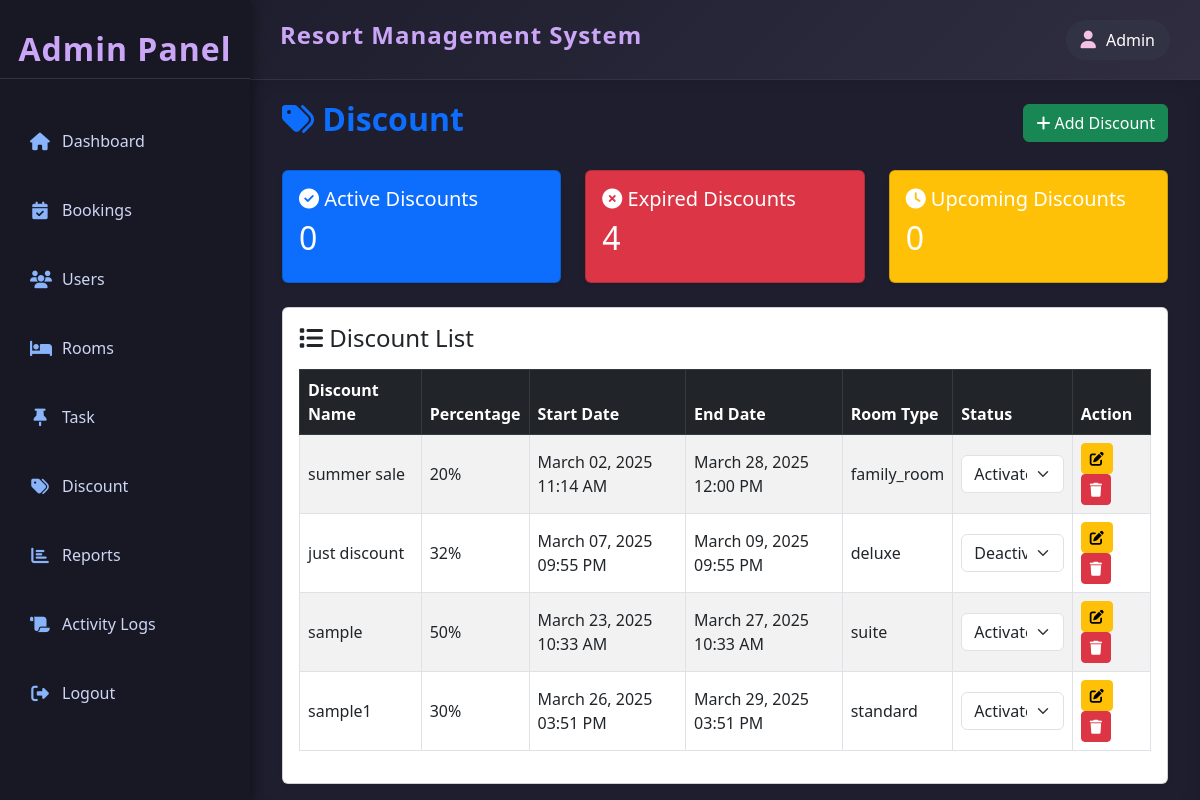
Screenshot of /admin/discount/index.php (signed in) with the database file from the repository.
### tables this page shows
CREATE TABLE IF NOT EXISTS `discount` (
  `discount_id` int(11) NOT NULL AUTO_INCREMENT,
  `discount_name` varchar(50) NOT NULL,
  `discount_percentage` int(11) NOT NULL,
  `discount_start` datetime NOT NULL,
  `discount_end` datetime NOT NULL,
  `discount_status` enum('activate','deactivate') NOT NULL,
  `applicable_room` enum('standard','single_room','deluxe','family_room','studio_room','suite') NOT NULL,
  `created_at` datetime NOT NULL DEFAULT current_timestamp(),
  `updated_at` datetime NOT NULL DEFAULT current_timestamp(),
  PRIMARY KEY (`discount_id`)
);

### admin/includes/system_update.php (called while the page is built, shortened)
<?php
$track_query="SELECT
(SELECT COUNT(*) FROM discount WHERE discount_start<=NOW() && discount_end>=NOW()) AS active_discount,
(SELECT COUNT(*) FROM discount WHERE discount_start<NOW() && discount_end<NOW()) AS expired_discount,
(SELECT COUNT(*) FROM discount WHERE discount_start>NOW() && discount_end>NOW()) AS upcoming_discount;";
?>

### admin/discount/index.php (the view, shortened to what this page needs)
<?php
include('../../resources/database/config.php');
include ('../includes/template.php');
include("../includes/system_update.php");
$discount="SELECT * FROM discount ";
$result=mysqli_query($conn,$discount);
$track_result=mysqli_query($conn,$track_query);
$track=mysqli_fetch_assoc($track_result);
?>
<div class="content" style="color:#fff;">
    <div class="container-fluid">
        <div class="d-flex justify-content-between align-items-center mb-4">
            <h2 class="fw-bold text-primary"><i class="fas fa-tags"></i> Discount</h2>
            <button class="btn btn-success"  onclick="window.location.href='create.php'">
                <i class="fas fa-plus"></i> Add Discount
            </button>
        </div>
        <div class="row mb-4">
            <div class="col-md-4">
                <div class="card text-white bg-primary shadow-sm">
                    <div class="card-body">
                        <h5 class="card-title"><i class="fas fa-check-circle"></i> Active Discounts</h5>
                        <h2><?php echo $track['active_discount'] ?></h2>
                    </div>
                </div>
            </div>
            <div class="col-md-4">
                <div class="card text-white bg-danger shadow-sm">
                    <div class="card-body">
                        <h5 class="card-title"><i class="fas fa-times-circle"></i> Expired Discounts</h5>
                        <h2><?php echo $track['expired_discount'] ?></h2>
                    </div>
                </div>
            </div>
            <div class="col-md-4">
                <div class="card text-white bg-warning shadow-sm">
                    <div class="card-body">
                        <h5 class="card-title"><i class="fas fa-clock"></i> Upcoming Discounts</h5>
                        <h2><?php echo $track['upcoming_discount'] ?></h2>
                    </div>
                </div>
            </div>
        </div>
        <div class="card shadow-sm">
            <div class="card-body">
                <h4 class="mb-3"><i class="fas fa-list"></i> Discount List</h4>
                <div class="table-responsive">
                    <table class="table table-bordered table-striped align-middle">
                        <thead class="table-dark">
                            <tr>
                                <th>Discount Name</th>
                                <th>Percentage</th>
                                <th>Start Date</th>
                                <th>End Date</th>
                                <th>Room Type</th>
                                <th>Status</th>
                                <th>Action</th>
                            </tr>
                        </thead>
                        <tbody>
                            <?php while($row=mysqli_fetch_assoc($result)){
                                $start = date("F d, Y h:i A", strtotime($row['discount_start']));
                                $end= date("F d, Y h:i A", strtotime($row['discount_end']));
                                $status=($row['discount_status'] == 'activate') ? 'selected' : '';
                                echo " <tr>
                                            <td>{$row['discount_name']}</td>
                                            <td>{$row['discount_percentage']}%</td>
                                            <td>$start</td>
                                            <td>$end</td>
                                            <td>{$row['applicable_room']}</td>
                                            <td><form action='update.php?id={$row['discount_id']}' method='POST'>
                                                <select class='form-select' name='status' onchange='this.form.submit()'>
                                                <option value='activate' ". ($status ? "selected" : "") .">Activate</option>
                                                <option value='deactivate' ". ($status ? "" : "selected") .">Deactivate</option>
                                                </select>
                                                <input type='hidden' name='applicable_room' value='{$row['applicable_room']}'>
                                            </form>
                                            </td>
                                            <td>
                                                <a class='btn btn-sm btn-warning' href='edit.php?id={$row['discount_id']}'><i class='fas fa-edit'></i></a>
                                                <a class='btn btn-sm btn-danger' href='delete.php?id={$row['discount_id']}'><i class='fas fa-trash'></i></a>
                                            </td>
                                        </tr>";
                            } ?>
                        </tbody>
                    </table>
                </div>
            </div>
        </div>
    </div>
</div>

### admin/includes/template.php (style rules this page uses)
body { display: grid; grid-template-columns: 250px 100px 100px auto; grid-template-rows: 80px 100px auto 100px; height: 100vh; margin: 0; font-family: 'Segoe UI', Tahoma, Geneva, Verdana, sans-serif; background: #1E1E2E; color: #E0E0E0; }
.content { grid-column: 2 / 5; grid-row: 2 / 5; width: 100%; padding: 20px; background: #1E1E2E; box-shadow: inset 0 5px 15px rgba(0, 0, 0, 0.1); color: black; }

### rows the page displays
discount: discount_name "summer sale", discount_percentage "20", discount_start "March 02, 2025 11:14 AM", discount_end "March 28, 2025 12:00 PM", applicable_room "family_room", status "Activate"
discount: discount_name "just discount", discount_percentage "32", discount_start "March 07, 2025 09:55 PM", discount_end "March 09, 2025 09:55 PM", applicable_room "deluxe", status "Deactivate"
discount: discount_name "sample", discount_percentage "50", discount_start "March 23, 2025 10:33 AM", discount_end "March 27, 2025 10:33 AM", applicable_room "suite", status "Activate"
discount: discount_name "sample1", discount_percentage "30", discount_start "March 26, 2025 03:51 PM", discount_end "March 29, 2025 03:51 PM", applicable_room "standard", status "Activate"

### other values shown
$track['active_discount'] "0"
$track['expired_discount'] "4"
$track['upcoming_discount'] "0"
